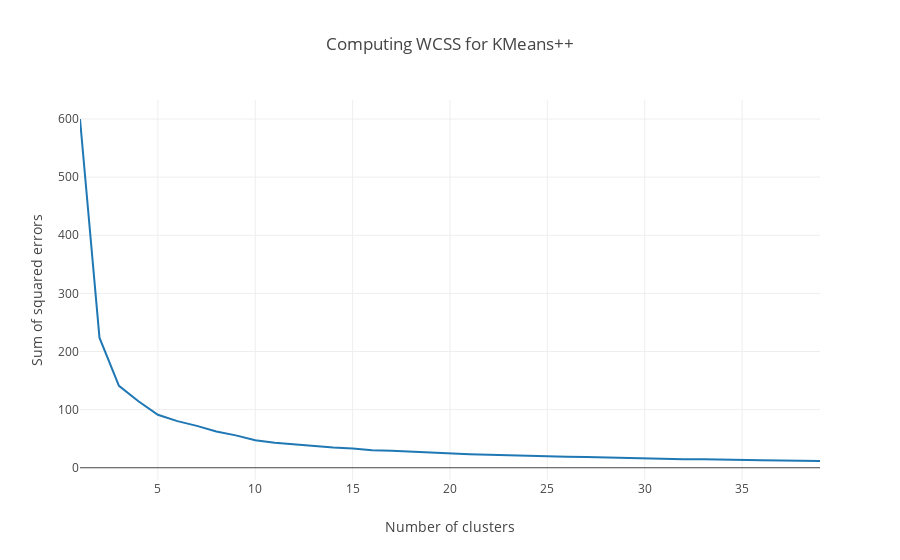

Notebook source saved alongside this figure:
### Markdown cell above
#### using plotly method to plot elbow curve

### Code cell
data = {
                "type": "scatter",
                "x": clusters,
                "y": wcss
            }

data = Data([data])
layout = go.Layout(
    title="Computing WCSS for KMeans++",
    yaxis=dict(title='Sum of squared errors'),
    xaxis=dict(title='Number of clusters'),
    paper_bgcolor='rgba(0,0,0,0)',
    plot_bgcolor='rgba(0,0,0,0)'
)

fig = Figure(data=data, layout=layout)
fig.show()

### Figure 1 — Plotly figure (JSON) as saved in the notebook; plotly's stock layout.template omitted (floating-point values rounded to 4 significant figures)
{"data": [{"type": "scatter", "uid": "c69fa950-0476-4d20-8c5e-3a5f4bf2fe32", "x": [1, 2, 3, 4, 5, 6, 7, 8, 9, 10, 11, 12, 13, 14, 15, 16, 17, 18, 19, 20, 21, 22, 23, 24, 25, 26, 27, 28, 29, 30, 31, 32, 33, 34, 35, 36, 37, 38, 39], "y": [600, 223.7, 141.0, 114.4, 91.14, 80.23, 72.04, 62.45, 55.73, 47.32, 42.87, 39.95, 37.69, 34.68, 33.13, 30.29, 29.06, 27.45, 26.33, 24.44, 23.21, 22.41, 21.34, 20.6, 18.99, 19.09, 18.32, 17.53, 16.44, 15.51, 15.61, 14.67, 14.7, 13.69, 13.23, 12.72, 12.29, 11.7, 11.61]}], "layout": {"paper_bgcolor": "rgba(0,0,0,0)", "plot_bgcolor": "rgba(0,0,0,0)", "title": {"text": "Computing WCSS for KMeans++"}, "xaxis": {"title": {"text": "Number of clusters"}}, "yaxis": {"title": {"text": "Sum of squared errors"}}}}
